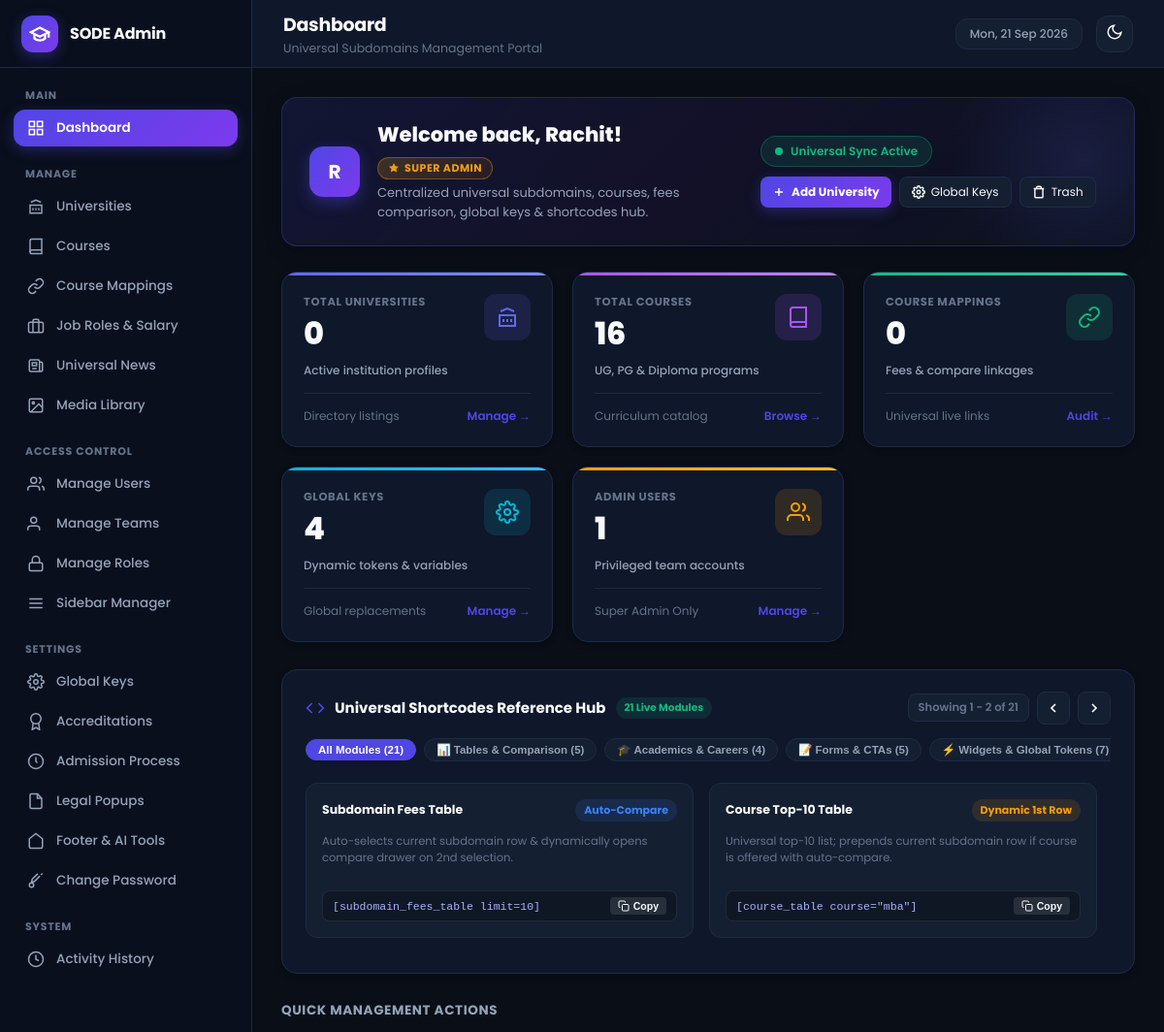
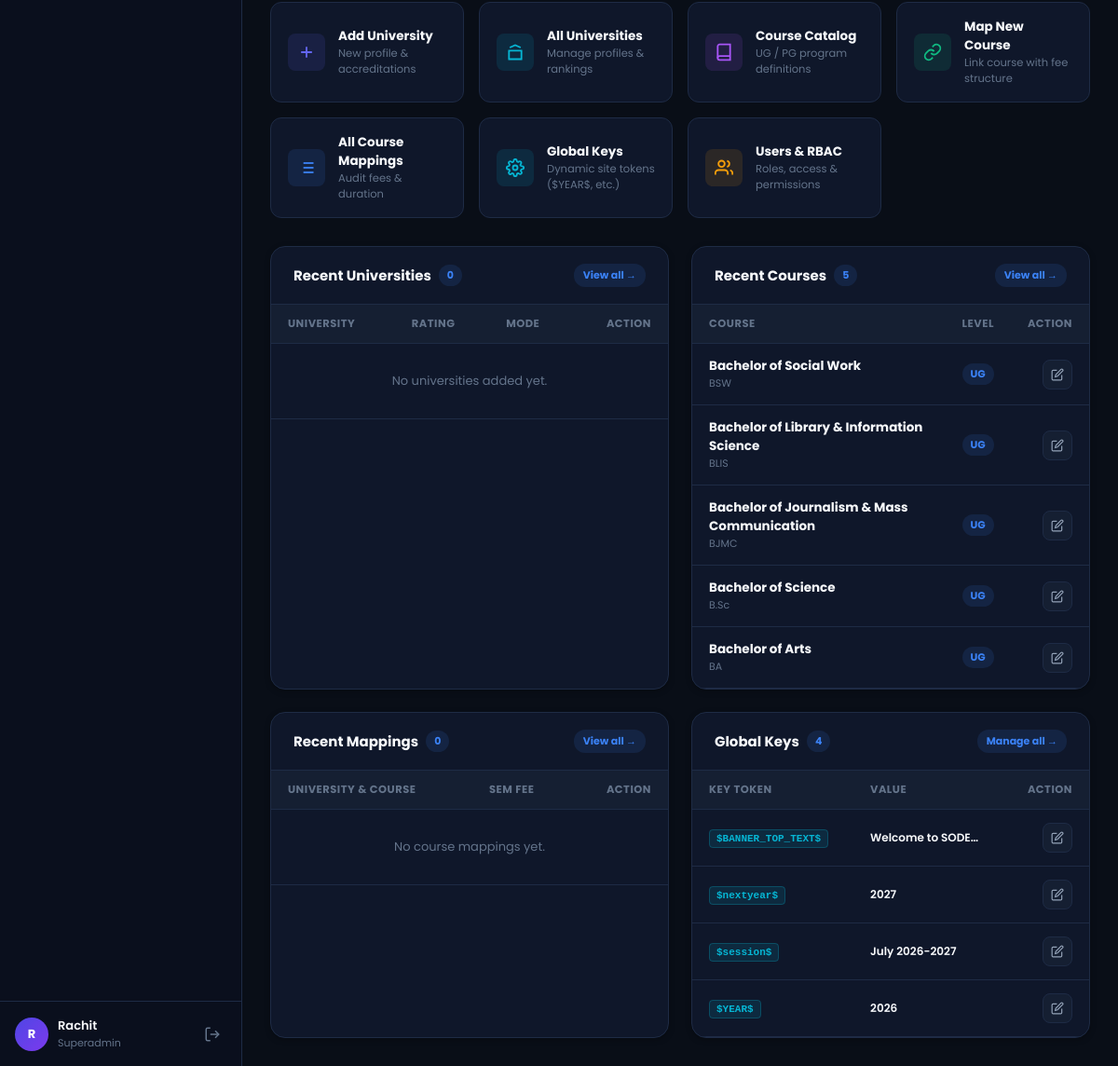
/admin/dashboard.php (signed in), run on an earlier commit of the app's database (2 pictures, top to bottom).
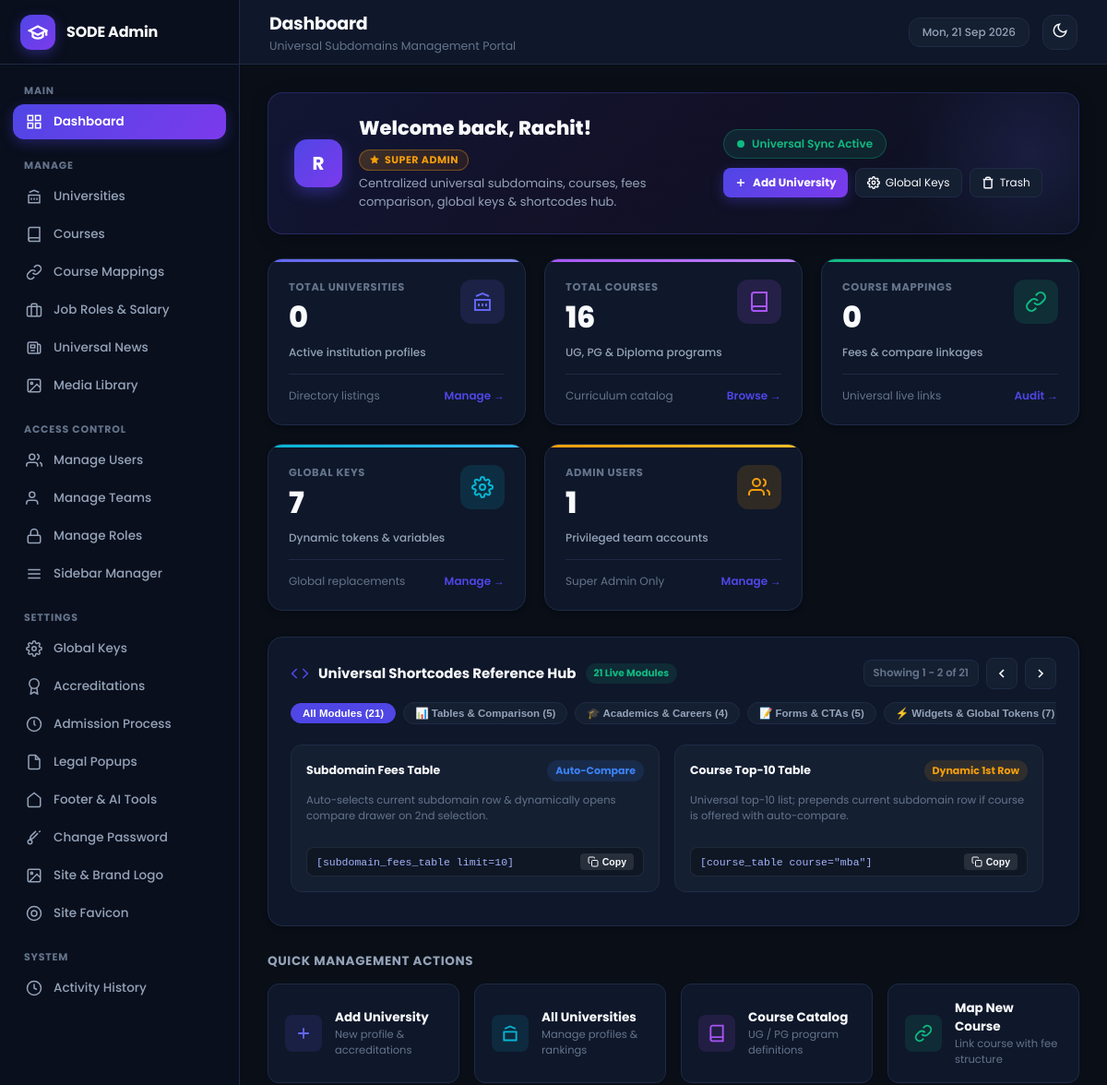
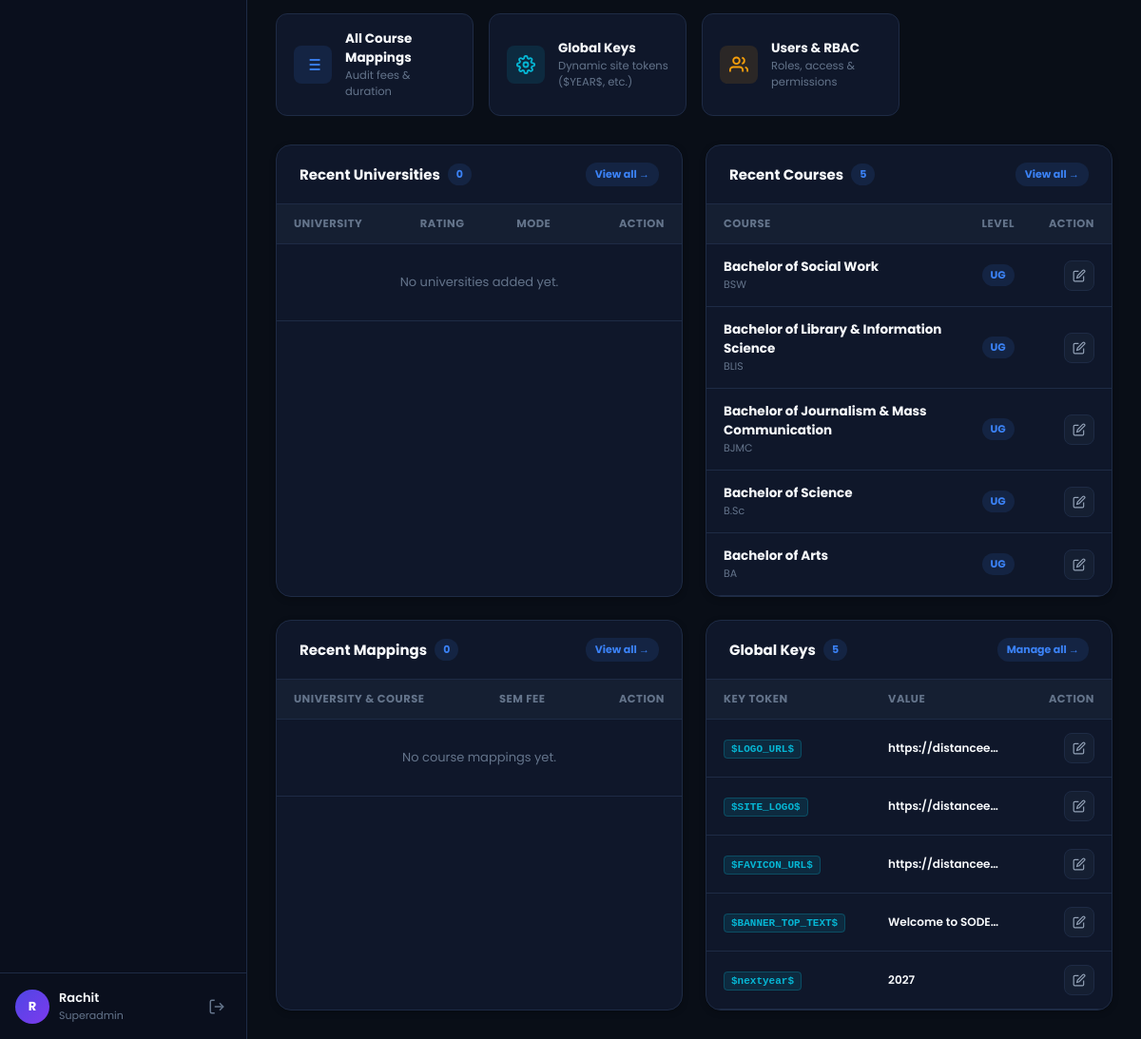
And on a later commit of the database (2 pictures, top to bottom).
### tables this page shows
CREATE TABLE IF NOT EXISTS `sidebar_items` (
  `id` INT UNSIGNED AUTO_INCREMENT PRIMARY KEY,
  `display_name` VARCHAR(100) NOT NULL,
  `page_route` VARCHAR(255) NOT NULL,
  `sort_order` INT DEFAULT 0,
  `active_page_key` VARCHAR(100) NOT NULL,
  `rbac_module_key` VARCHAR(100) NOT NULL,
  `menu_section` VARCHAR(100) DEFAULT 'Manage',
  `icon_svg` TEXT NULL,
  `is_superadmin_only` TINYINT(1) DEFAULT 0,
  `is_active` TINYINT(1) DEFAULT 1,
  `created_at` TIMESTAMP DEFAULT CURRENT_TIMESTAMP
);

CREATE TABLE IF NOT EXISTS `courses` (
  `id` INT UNSIGNED AUTO_INCREMENT PRIMARY KEY,
  `full_name` VARCHAR(255) NOT NULL,
  `short_name` VARCHAR(100) NOT NULL,
  `slug` VARCHAR(100) NOT NULL UNIQUE,
  `level` ENUM('UG', 'PG', 'Diploma', 'Certificate') DEFAULT 'PG',
  `description` TEXT NULL,
  `created_at` TIMESTAMP DEFAULT CURRENT_TIMESTAMP
);

CREATE TABLE IF NOT EXISTS `global_keys` (
  `id` INT UNSIGNED AUTO_INCREMENT PRIMARY KEY,
  `key_code` VARCHAR(100) NOT NULL UNIQUE,
  `key_value` LONGTEXT NOT NULL,
  `link_url` VARCHAR(500) NULL,
  `description` VARCHAR(255) NULL,
  `is_active` TINYINT(1) DEFAULT 1,
  `created_at` TIMESTAMP DEFAULT CURRENT_TIMESTAMP
);

### admin/includes/rbac.php (called while the page is built, shortened)
<?php
function is_superadmin() {
    return !empty($_SESSION['is_superadmin']);
}
    ?>
    <?php
function get_user_sidebar_items() {
    $db = get_db_connection();
    if (is_superadmin()) {
        $stmt = $db->query("SELECT * FROM sidebar_items WHERE is_active = 1 ORDER BY sort_order ASC, id ASC");
        $items = $stmt->fetchAll();
        if (!empty($items)) return $items;
    }
    $role_id = $_SESSION['user_role_id'] ?? 0;
    $stmt = $db->prepare("
        SELECT si.*
        FROM sidebar_items si
        INNER JOIN role_sidebar_access rsa ON si.id = rsa.sidebar_item_id
        WHERE rsa.role_id = :role_id AND si.is_active = 1 AND si.is_superadmin_only = 0
        ORDER BY si.sort_order ASC, si.id ASC
    ");
    $stmt->execute(['role_id' => $role_id]);
    return $stmt->fetchAll();
}

### admin/dashboard.php (the view, shortened to what the changed rows need)
<?php
$active_page_key = 'dashboard';
$db = get_db_connection();
$total_global_keys = 0;
$recent_global_keys = [];
try {
    $total_global_keys = (int)$db->query("SELECT COUNT(*) FROM global_keys WHERE is_active = 1")->fetchColumn();
    $recent_global_keys = $db->query("
        SELECT id, key_code, key_value, description, is_active
        FROM global_keys
        WHERE is_active = 1
        ORDER BY id DESC LIMIT 5
    ")->fetchAll();
} catch (Exception $e) {}
$recent_courses = $db->query("
    SELECT id, full_name, short_name, level, created_at
    FROM courses
    ORDER BY id DESC LIMIT 5
")->fetchAll();
require_once ADMIN_PATH . '/includes/header.php';
?>
<div class="stats-grid">
    <a href="<?php echo BASE_URL; ?>/modules/global_keys/index.php" class="stat-card accent-cyan">
        <div>
            <div class="stat-card-top">
                <div>
                    <div class="stat-label">Global Keys</div>
                    <div class="stat-number"><?php echo number_format($total_global_keys); ?></div>
                </div>
            </div>
        </div>
    </a>
</div>
<div class="shortcode-hub-card">
    <div class="shortcode-slider-track" id="shortcodeSliderTrack">
        <?php foreach ($universal_shortcodes as $idx => $sc): ?>
            <div class="shortcode-card-slide" data-cat="<?php echo htmlspecialchars($sc['category']); ?>">
                <div>
                    <div class="shortcode-item-top">
                        <span class="shortcode-name"><?php echo htmlspecialchars($sc['name']); ?></span>
                        <span class="badge <?php echo htmlspecialchars($sc['badge_cls']); ?>"><?php echo htmlspecialchars($sc['badge']); ?></span>
                    </div>
                    <div class="shortcode-desc">
                        <?php echo htmlspecialchars($sc['desc']); ?>
                    </div>
                </div>
                <div class="shortcode-code-box">
                    <code><?php echo htmlspecialchars($sc['code']); ?></code>
                    <button type="button" class="shortcode-copy-btn" onclick="copyShortcode(<?php echo htmlspecialchars(json_encode($sc['code'])); ?>, this)">
                        <svg width="12" height="12" viewBox="0 0 24 24" fill="none" stroke="currentColor" stroke-width="2"><rect x="9" y="9" width="13" height="13" rx="2" ry="2"></rect><path d="M5 15H4a2 2 0 0 1-2-2V4a2 2 0 0 1 2-2h9a2 2 0 0 1 2 2v1"></path></svg>
                        <span>Copy</span>
                    </button>
                </div>
            </div>
        <?php endforeach; ?>
    </div>
</div>
<div style="display:grid; grid-template-columns: repeat(auto-fit, minmax(290px, 1fr)); gap:24px;">
    <div class="admin-card card-overflow-hidden">
        <div class="table-responsive">
            <table class="admin-table">
                <thead>
                    <tr>
                        <th>University</th>
                        <th>Rating</th>
                        <th>Mode</th>
                        <th style="text-align:right;">Action</th>
                    </tr>
                </thead>
            </table>
        </div>
    </div>
    <div class="admin-card card-overflow-hidden">
        <div class="table-responsive">
            <table class="admin-table">
                <thead>
                    <tr>
                        <th>Course</th>
                        <th>Level</th>
                        <th style="text-align:right;">Action</th>
                    </tr>
                </thead>
                <tbody>
                    <?php if (empty($recent_courses)): ?>
                        <tr><td colspan="3" style="text-align:center; color:var(--text-dim); padding:30px;">No courses added yet.</td></tr>
                    <?php else: ?>
                        <?php foreach ($recent_courses as $c): ?>
                            <tr>
                                <td>
                                    <div>
                                        <strong style="font-size:13.5px; color:var(--text-main);"><?php echo htmlspecialchars($c['full_name']); ?></strong>
                                        <?php if (!empty($c['short_name'])): ?>
                                            <div style="font-size:11px; color:var(--text-dim);"><?php echo htmlspecialchars($c['short_name']); ?></div>
                                        <?php endif; ?>
                                    </div>
                                </td>
                                <td>
                                    <span class="badge badge-info"><?php echo htmlspecialchars($c['level'] ?? 'PG'); ?></span>
                                </td>
                                <td style="text-align:right;">
                                    <a href="<?php echo BASE_URL; ?>/modules/courses/index.php?edit_id=<?php echo $c['id']; ?>" class="action-btn" title="Edit Course">
                                        <svg width="14" height="14" viewBox="0 0 24 24" fill="none" stroke="currentColor" stroke-width="2"><path d="M11 4H4a2 2 0 0 0-2 2v14a2 2 0 0 0 2 2h14a2 2 0 0 0 2-2v-7"></path><path d="M18.5 2.5a2.121 2.121 0 0 1 3 3L12 15l-4 1 1-4 9.5-9.5z"></path></svg>
                                    </a>
                                </td>
                            </tr>
                        <?php endforeach; ?>
                    <?php endif; ?>
                </tbody>
            </table>
        </div>
    </div>
    <div class="admin-card card-overflow-hidden">
        <div class="table-responsive">
            <table class="admin-table">
                <thead>
                    <tr>
                        <th>University & Course</th>
                        <th>Sem Fee</th>
                        <th style="text-align:right;">Action</th>
                    </tr>
                </thead>
            </table>
        </div>
    </div>
    <div class="admin-card card-overflow-hidden">
        <div class="card-header">
            <div style="display:flex; align-items:center; gap:8px;">
                <span class="card-title">Global Keys</span>
                <span class="badge badge-info"><?php echo count($recent_global_keys); ?></span>
            </div>
        </div>
        <div class="table-responsive">
            <table class="admin-table">
                <thead>
                    <tr>
                        <th>Key Token</th>
                        <th>Value</th>
                        <th style="text-align:right;">Action</th>
                    </tr>
                </thead>
                <tbody>
                    <?php if (empty($recent_global_keys)): ?>
                        <tr><td colspan="3" style="text-align:center; color:var(--text-dim); padding:30px;">No global keys found.</td></tr>
                    <?php else: ?>
                        <?php foreach ($recent_global_keys as $k): ?>
                            <tr>
                                <td>
                                    <span style="font-family:monospace; background:rgba(6,182,212,0.12); color:#06b6d4; padding:3px 7px; border-radius:4px; font-weight:700; font-size:11px; border:1px solid rgba(6,182,212,0.25);">
                                        <?php echo htmlspecialchars($k['key_code']); ?>
                                    </span>
                                </td>
                                <td>
                                    <div style="font-size:12px; font-weight:600; color:var(--text-main); max-width:120px; white-space:nowrap; overflow:hidden; text-overflow:ellipsis;" title="<?php echo htmlspecialchars($k['key_value']); ?>">
                                        <?php echo htmlspecialchars($k['key_value']); ?>
                                    </div>
                                </td>
                                <td style="text-align:right;">
                                    <a href="<?php echo BASE_URL; ?>/modules/global_keys/index.php?edit_id=<?php echo $k['id']; ?>" class="action-btn" title="Edit Key">
                                        <svg width="14" height="14" viewBox="0 0 24 24" fill="none" stroke="currentColor" stroke-width="2"><path d="M11 4H4a2 2 0 0 0-2 2v14a2 2 0 0 0 2 2h14a2 2 0 0 0 2-2v-7"></path><path d="M18.5 2.5a2.121 2.121 0 0 1 3 3L12 15l-4 1 1-4 9.5-9.5z"></path></svg>
                                    </a>
                                </td>
                            </tr>
                        <?php endforeach; ?>
                    <?php endif; ?>
                </tbody>
            </table>
        </div>
    </div>
</div>
<?php
require_once ADMIN_PATH . '/includes/footer.php';
?>

### admin/includes/sidebar.php (shortened to what the changed rows need)
<?php
$sidebar_items = get_user_sidebar_items();
$grouped_items = [];
foreach ($sidebar_items as $item) {
    $section = !empty($item['menu_section']) ? strtoupper($item['menu_section']) : 'MANAGE';
    $grouped_items[$section][] = $item;
}
$current_page_key = $active_page_key ?? 'dashboard';
?>
<aside class="app-sidebar" id="app-sidebar">
    <nav class="sidebar-nav">
        <?php foreach ($grouped_items as $section_title => $section_items): ?>
            <div class="nav-section">
                <div class="nav-section-title"><?php echo htmlspecialchars($section_title); ?></div>
                <ul class="nav-list">
                    <?php foreach ($section_items as $item):
                        $is_active = ($current_page_key === $item['active_page_key']);
                        $route = (strpos($item['page_route'], 'http') === 0) ? $item['page_route'] : BASE_URL . '/' . ltrim($item['page_route'], '/');
                    ?>
                        <li class="nav-item <?php echo $is_active ? 'active' : ''; ?>">
                            <a href="<?php echo htmlspecialchars($route); ?>">
                                <?php if (!empty($item['icon_svg'])): ?>
                                    <?php echo $item['icon_svg']; ?>
                                <?php else: ?>
                                    <svg width="18" height="18" viewBox="0 0 24 24" fill="none" stroke="currentColor" stroke-width="2"><circle cx="12" cy="12" r="4"></circle></svg>
                                <?php endif; ?>
                                <span><?php echo htmlspecialchars($item['display_name']); ?></span>
                            </a>
                        </li>
                    <?php endforeach; ?>
                </ul>
            </div>
        <?php endforeach; ?>
    </nav>
</aside>

What changed in the data, as far as the page shows it:
no longer on this page (row unchanged): global_keys: key_code "$session$", key_value "July 2026-2027"
no longer on this page (row unchanged): global_keys: key_code "$YEAR$", key_value "2026"
added sidebar_items: display_name "Site & Brand Logo", shown under "SETTINGS"
added sidebar_items: display_name "Site Favicon", shown under "SETTINGS"
added global_keys: key_code "$LOGO_URL$", key_value "https://distancee…"
added global_keys: key_code "$SITE_LOGO$", key_value "https://distancee…"
added global_keys: key_code "$FAVICON_URL$", key_value "https://distancee…"
Also different on the page:
$total_global_keys: "4" → "7"
count($recent_global_keys): "4" → "5"
